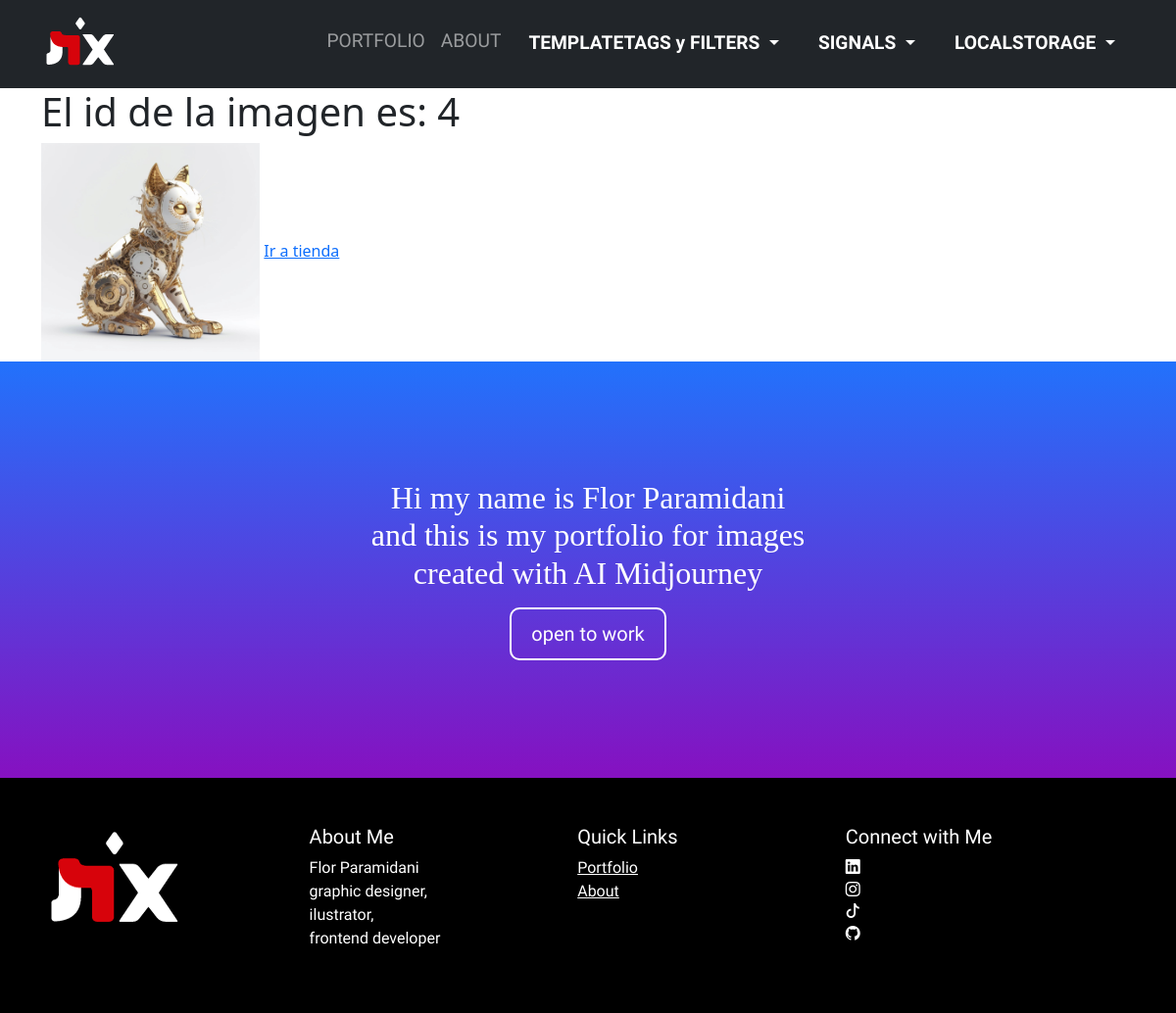
The app's page /tienda/4/ver/ with its own data.
### productos/models.py (models this page shows, shortened)
class Producto(models.Model):
    Borrador = 'Borrador'
    Publicado = 'Publicado'
    Retirado = 'Retirado'
    APROBACION_PRODUCTO = (
        (Borrador, 'Borrador'),
        (Publicado, 'Publicado'),
        (Retirado, 'Retirado'),
    )
    estado = models.CharField(max_length=10, choices=APROBACION_PRODUCTO, default='Borrador')
    producto = models.CharField(max_length=200)
    fecha_publicacion = models.DateTimeField('Fecha de publicación')
    imagen = models.ImageField(upload_to="producto/%Y/%m/%d", blank=True, null=True)
    categoria = models.ForeignKey(
        Categoria, blank=False, null=True, on_delete=models.CASCADE
        )
    stock = models.IntegerField(default=0)
    descripcion = models.TextField(  default="")
    precio = models.DecimalField(max_digits=12, decimal_places=2, default=0.00)
    descuento = models.IntegerField(default=0)

### tienda/views.py (the view)
# urls.py: path('<int:producto_id>/ver/', views.ver_imagen, name="ver"),
def ver_imagen(request, producto_id):
    params={}
    try:
        producto = Producto.objects.get(pk=producto_id)
    except Producto.DoesNotExist:
        raise Http404
    params["producto"] = producto
    return render(request, "tienda/verimagen.html", params)

### templates/tienda/verimagen.html
{% extends "layout.html" %}
{% load static %}
{% block tienda %}
<div class="container">
    <div class="row">
        <div class="col-12">
            <h1>El id de la imagen es: {{producto.id}}</h1>
            <img src="{% static 'img/4.jpg' %} {{producto.imagen}}" width="20%"/>
            <a href="{% url 'verimagenes' %}">Ir a tienda</a>
        </div>
    </div>
  </div>
{% endblock  %}

### records on screen
Producto: id "4", imagen (picture)
